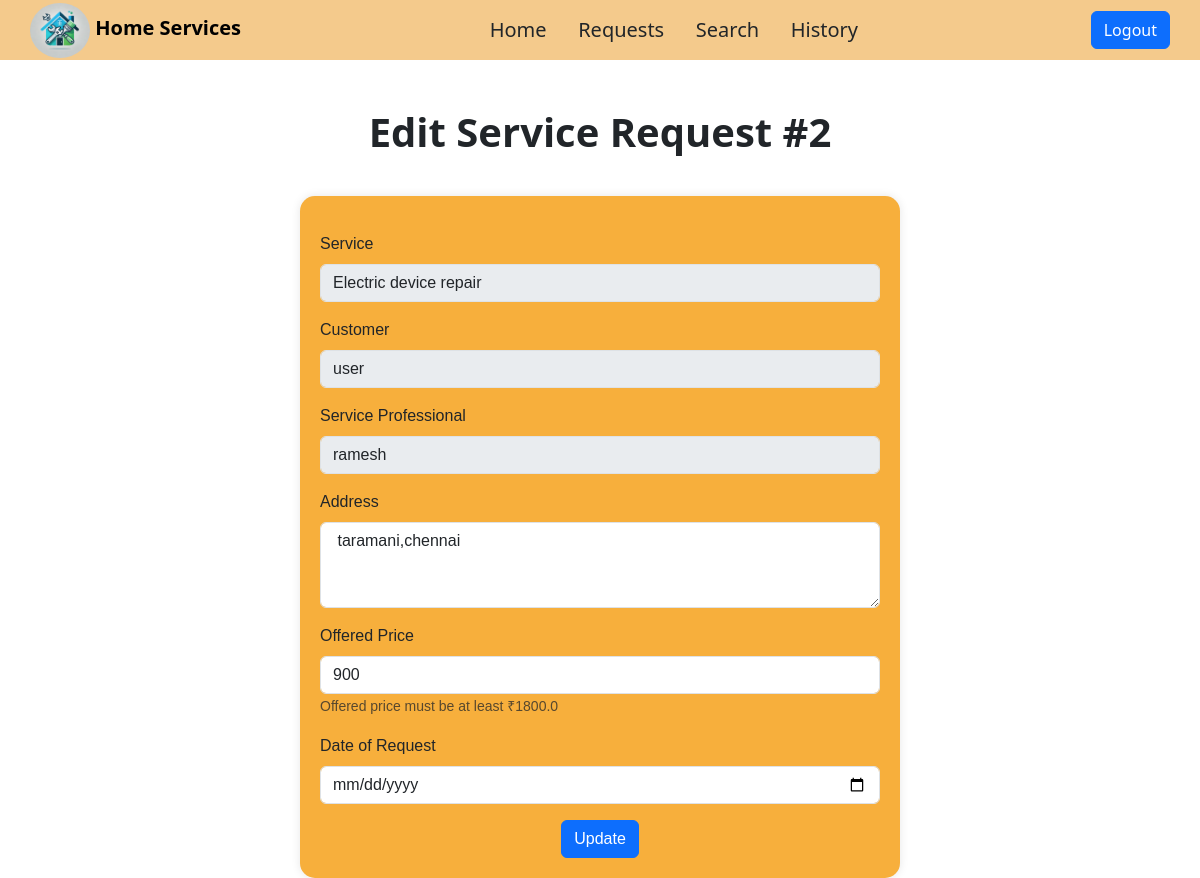
/edit_service_request/2 (signed in), run on the app's committed database.
### models.py (models this page shows, shortened)
class ServiceRequest(db.Model):
    service_req_id = db.Column(db.Integer, primary_key=True)
    service_id = db.Column(db.Integer, db.ForeignKey('service.service_id'), nullable=False)
    customer_id = db.Column(db.Integer, db.ForeignKey('customer.customer_id'), nullable=False)
    professional_id = db.Column(db.Integer, db.ForeignKey('professional.prof_id'), nullable=False)
    date_of_request = db.Column(db.DateTime, default=datetime.utcnow)
    date_of_completion = db.Column(db.DateTime, nullable=True)
    status = db.Column(db.String(20), default='requested')  # 'requested', 'assigned', 'closed'
    Address=db.Column(db.Text, nullable=True)
    offered_price=db.Column(db.Integer)
    rating = db.Column(db.Integer, nullable=True)
    __table_args__ = (
        CheckConstraint(
            "status IN ('requested', 'assigned', 'closed','rejected')",
            name='check_service_request_status'
        ),
    )

class Service(db.Model):
    service_id = db.Column(db.Integer, primary_key=True)
    name = db.Column(db.String(100), nullable=False,unique=True)
    description = db.Column(db.Text, nullable=True)
    base_price = db.Column(db.Float, nullable=False)
    time_required = db.Column(db.String(50), nullable=True)
    service_requests = db.relationship('ServiceRequest', backref='service',lazy=True)
    professionals = db.relationship('Professional', backref='service', lazy=True)

class Customer(db.Model):
    customer_id = db.Column(db.Integer, primary_key=True)
    username = db.Column(db.String(50), unique=True, nullable=False)
    passhash = db.Column(db.String(512), nullable=False)
    email = db.Column(db.String(120), nullable=False)
    city=db.Column(db.String(50),nullable=False)
    block=db.Column(db.Boolean, default=False)
    @property
    def password(self):
        raise AttributeError("Password is not a readable property.")
    service_requests = db.relationship('ServiceRequest', backref='customer',lazy=True)

class Professional(db.Model):
    prof_id = db.Column(db.Integer, primary_key=True)
    username = db.Column(db.String(50),  nullable=False)
    passhash = db.Column(db.String(512), nullable=False)
    email = db.Column(db.String(120), nullable=False, unique=True)
    service_type = db.Column(db.String(100), db.ForeignKey('service.name'), nullable=False)
    block=db.Column(db.Boolean, default=False)
    experience = db.Column(db.Integer, nullable=True)
    bio = db.Column(db.Text, nullable=True)
    verified = db.Column(db.Boolean, default=None,nullable=True)  # Approved by admin
    city=db.Column(db.String, nullable=False)
    verification_document = db.Column(db.String(255), nullable=True)
    @property
    def password(self):
        raise AttributeError("Password is not a readable property.")
    service_requests = db.relationship('ServiceRequest', backref='professional',lazy=True)

### routes.py (the view, shortened to what this page needs)
@app.route("/edit_service_request/<int:service_req_id>", methods=["GET","POST"])
@auth_required
def edit_service_request(service_req_id):
    service_request = ServiceRequest.query.get(service_req_id)
    customer_id=service_request.customer_id
    customer=service_request.customer
    if request.method=="GET":
        return render_template("edit_sr.html", request=service_request,customer=customer)

### routes.py (called while the page is built)
def auth_required(func):
    @wraps(func)
    def inner(*args,**kwargs):
        if 'user_id' not in session:
            flash("You need to login first")
            return redirect(url_for('login'))
        return func(*args,**kwargs)
    return inner

### templates/edit_sr.html (shortened to what this page needs)
{% extends "customer_layout.html" %}
{% block content %}
<h1 class="fs-1 fw-bold mt-5"> Edit Service Request #{{ request.service_req_id }}</h1>
<div id="container">
    <div id="form-container">
        <form method="post" class="mt-3">
            <div class="mb-3">
                <label for="service" class="form-label">Service</label>
                <input type="text" class="form-control" value="{{ request.service.name }}" disabled>
            </div>
            <div class="mb-3">
                <label for="customer_id" class="form-label">Customer</label>
                <input type="text" class="form-control" value="{{ request.customer.username }}" disabled>
            </div>
            <div class="mb-3">
                <label for="professional_id" class="form-label">Service Professional</label>
                <input type="text" class="form-control" value="{{ request.professional.username }}" disabled>
            </div>
            <div class="mb-3">
                <label for="address" class="form-label">Address</label>
                <textarea name="address" id="address" class="form-control" rows="3" > {{ request.Address }}</textarea>
            </div>
            <div class="mb-3">
                <label for="offered_price" class="form-label">Offered Price</label>
                <input type="number" name="offered_price" id="offered_price" class="form-control" min="{{ request.service.base_price }}" value="{{ request.offered_price }}" required >
                <small class="form-text text-muted">Offered price must be at least ₹{{ request.service.base_price }}</small>
            </div>
            <div class="mb-3">
                <label for="date_of_request" class="form-label">Date of Request</label>
                <input type="date" name="date_of_request" id="date_of_request" class="form-control" value="{{ request.date_of_request }}" required>
            </div>
            <div class="text-center">
                <input type="submit" value="Update" class="btn btn-primary">
            </div>
        </form>
    </div>
</div>
{% endblock %}

### data on the page
ServiceRequest: service_req_id "2", address "taramani,chennai", offered_price "900"
Service: service.name "Electric device repair", service.base_price "1800.0"
Customer: customer.username "user"
Professional: professional.username "ramesh"
